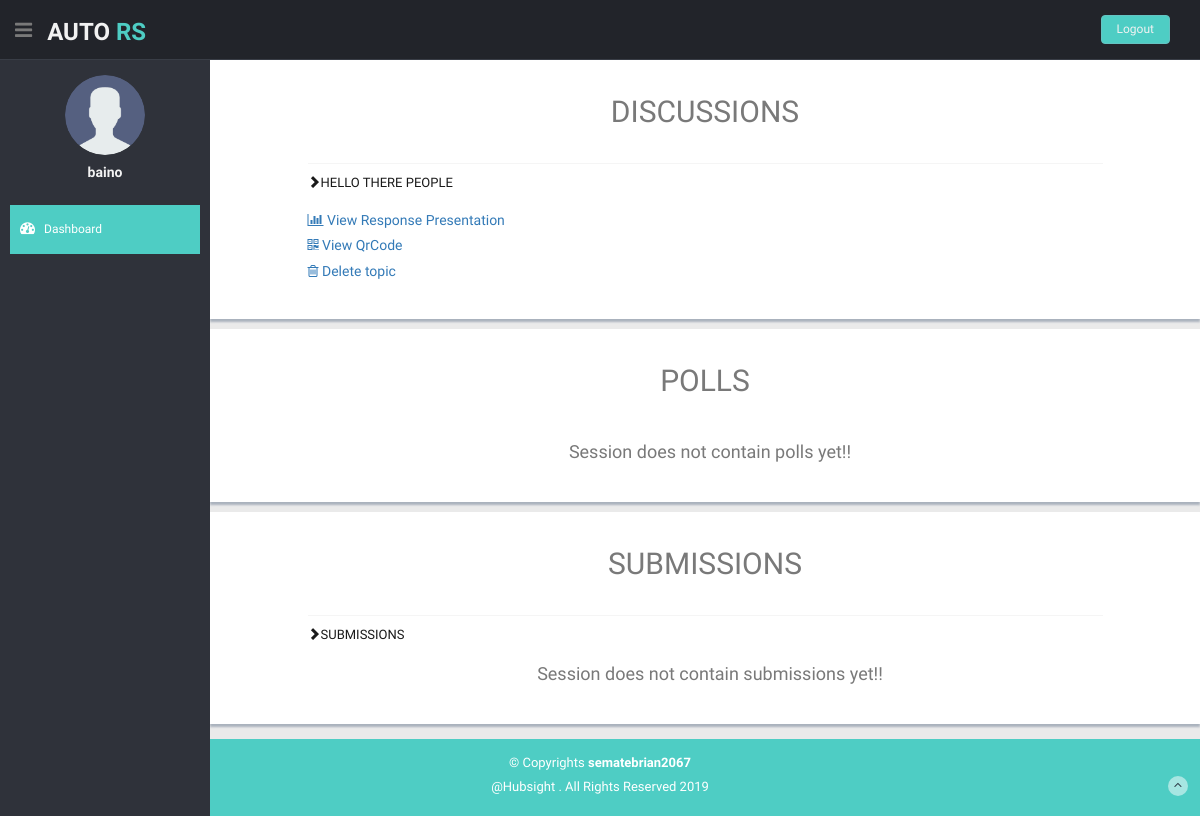
/moderator/session/6/details/ (signed in), run on an earlier commit of the app's database.
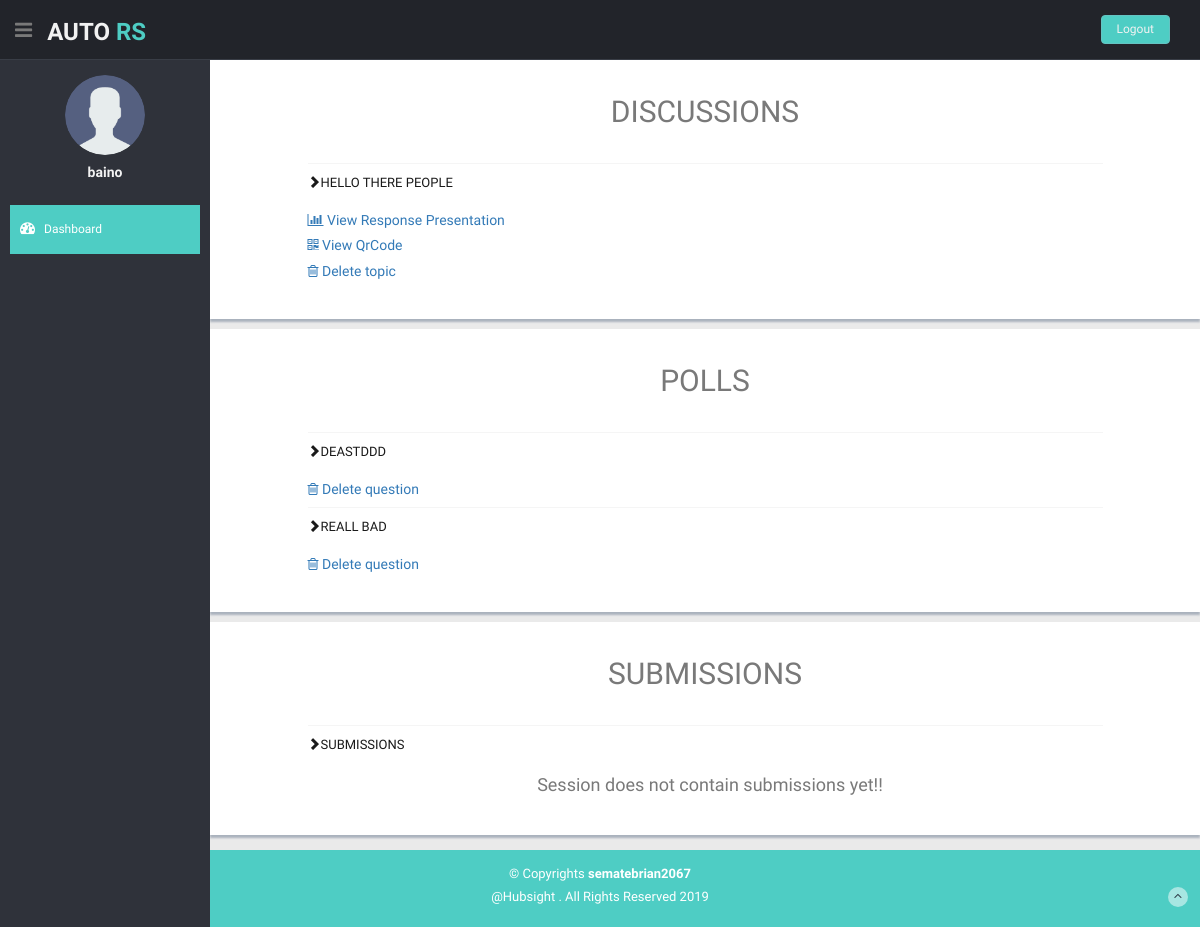
And on a later commit of the database.
### Ars/models.py (models this page shows)
class Topic(models.Model):
    topic_name = models.CharField(max_length=250, null=False)
    session = models.ForeignKey(Session, on_delete=models.CASCADE)
    qr_link_name = models.CharField(max_length=25, null=True)
    presentation_name = models.CharField(max_length=25, null=True)

class Question(models.Model):
    option_type = models.CharField(max_length=12, null=True)
    question = models.CharField(max_length=350, null=False)
    session = models.ForeignKey(Session, on_delete=models.CASCADE)
    qr_link_name = models.CharField(max_length=25, null=True)
    presentation_name = models.CharField(max_length=25, null=True)

### Ars/decorators.py (the view)
    def wrapper(request, **kwargs):
        if request is not None:
            if request.method == "GET":
                return function(request, **kwargs)
            raise Exception("method not allowed.")
        raise Exception("request is null")

### moderator/sessionViews.py (called while the page is built)
@login_required
@Get_check
def sessionDetails(request,session_pk):
    details = {}
    session = get_session_by_id(session_pk)
    if session and (session.owner.id==request.user.id):
        details['polls']=session.question_set.all()
        details['topics']=session.topic_set.all()
        details['submissions']=session.submission_set.all()
        details['session_key']=session.session_key
    return render(request,'moderator/sessiondetails.html',details)

def get_session_by_id(pk):
    session={}
    try:
        session = Session.objects.get(id=pk)
    except Session.DoesNotExist:
        return false
    else:
        return session

### moderator/templates/moderator/sessiondetails.html (shortened to what the changed rows need)
{% extends 'moderator/base.html'%}
{%block body%}
<section id="main-content">
  <section class="wrapper">
    <div class="row content-panel">
      <h2 class="centered">DISCUSSIONS</h2>
      <div class="col-md-10 col-md-offset-1 mt mb">
        <div class="accordion" id="accordion1">
          {%for topic in topics%}
          <div class="accordion-group">
            <div class="accordion-heading">
              <a class="accordion-toggle" data-toggle="collapse" data-parent="#accordion1" href="#collapseTopic-{{topic.id}}">
                <em class="glyphicon glyphicon-chevron-right icon-fixed-width"></em>{{topic.topic_name}}
                </a>
            </div>
            <div id="collapseTopic-{{topic.id}}" class="accordion-body collapse in">
              <div class="accordion-inner">
                {%if topic.presentation_name is not None %}
                <a href="{% url 'moderator:viewPresentation' topic.presentation_name %}">
                  <h5><i class="fa fa-bar-chart"></i> View Response Presentation</h5>
                </a>
                {% endif %}
                {%if topic.qr_link_name is not None %}
                <a href="{% url 'Ars:qrcode_details' session_key topic.qr_link_name %}">
                  <h5><i class="fa fa-qrcode"></i> View QrCode</h5>
                </a>
                {%endif%}
                <a href="#" onclick="
                var result = confirm('Are you sure you wish to delete this topic?');
                    if( result ){
                            event.preventDefault();
                            document.getElementById('delete-form-topic-{{topic.id}}').submit();
                    }
                        " >
                    <h5><i class="fa fa-trash-o"></i> Delete topic</h5>
                </a>
              </div>
            </div>
          </div>
          {%empty%}
          <p>
            <h4 class="centered">
            Session does not contain any topics yet!!
            </h4>
          </p>
          {%endfor%}
        </div>
      </div>
    </div>
    <div class="row content-panel">
      <h2 class="centered">POLLS</h2>
      <div class="col-md-10 col-md-offset-1 mt mb">
        <div class="accordion" id="accordion2">
          {%for poll in polls%}
          <div class="accordion-group">
            <div class="accordion-heading">
              <a class="accordion-toggle" data-toggle="collapse" data-parent="#accordion2" href="#collapsePoll-{{poll.id}}">
                <em class="glyphicon glyphicon-chevron-right icon-fixed-width"></em>{{poll.question}}
                </a>
            </div>
            <div id="collapsePoll-{{poll.id}}" class="accordion-body collapse in">
              <div class="accordion-inner">
                <a href="#" onclick="
                var result = confirm('Are you sure you wish to delete this question?');
                    if( result ){
                            event.preventDefault();
                            document.getElementById('delete-form-poll-{{poll.id}}').submit();
                    }
                        " >
                    <h5><i class="fa fa-trash-o"></i> Delete question</h5>
                </a>
            </div>
            </div>
          </div>
          {%empty%}
          <p>
            <h4 class="centered">
            Session does not contain polls yet!!
            </h4>
          </p>
          {%endfor%}
        </div>
      </div>
    </div>
    <div class="row content-panel">
      <h2 class="centered">SUBMISSIONS</h2>
    </div>
  </section>
</section>
{%endblock%}

What changed in the data, as far as the page shows it:
added Question: question "DEASTDDD"
added Question: question "REALL BAD"
Also different on the page:
text no longer shown: "Session does not contain polls yet!!"
